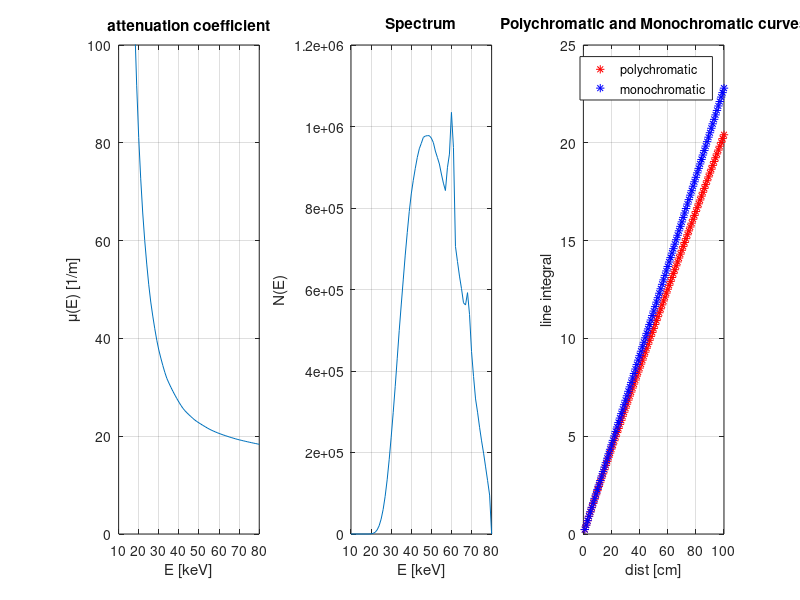

Source code (MATLAB):
%=======================================================================
% Compute polychromatic and monocromatic curves for water beamhardening.
% (Based on a program by Arif Muhammad.)
% Maria 2012-02-14
% Updated by Maria 2013-10-25 (larger WBHC tables)
% Updated by Maria 2014-07-22 (drasim spectra)
%=======================================================================

% Read spectra
%-------------
load spectra_slice113B.mat
spect = zeros(76,2);
spect(:,1) = currSpectLow(1:76,1);
spect(:,2) = currSpectLow(1:76,2);

% Read water attenuation data
%----------------------------
Wdens = 1; % water density
load water.mat

% Save to matrix
%---------------
F = zeros(80,3);
F(:,1) = 1:80;
k = 1;
pos = 1;
while abs(spect(pos,1)- k) > 0.1
  k = k + 1;
end
while (k < 81)
  F(k,2) = spect(pos,2);
  k = k + 1;
  pos = pos + 1;
end 
k = 1;
pos = 1;
while (k < 81)
  while abs(1000 * f(pos,1)- k) > 0.1
    pos = pos + 1;
  end
  F(k,3) = Wdens * (f(pos,2) + f(pos,3) + f(pos,4));
  k = k + 1;
end 

% Plot spectrum and water attenuation
%------------------------------------
figure(2)
subplot(1,3,1), plot(F(:,1),100*Wdens*F(:,3)) 
title('attenuation coefficient')
xlabel('E [keV]'); ylabel('\mu(E) [1/m]');
axis([10 80 0 100])
grid
subplot(1,3,2),plot(F(:,1),F(:,2))
title('Spectrum')
xlabel('E [keV]'), ylabel('N(E)'),
xlim([10 80]), grid

% Some initializations
%---------------------
E    = F(:,1);          % spectrum energies 0-80(kev)   
N    = F(:,2);          % number of photons
mukV = F(:,3);          % attenuation coefficient, diff kV
I    = zeros(1,100);    % initialize intensity at detector
IkV  = zeros(1,79);     % initialize intensity at detector, diff KV

% Compute incoming intensity
%---------------------------
IkV = 0*IkV;
for k = 2:79
  IkV(k) = E(k) * N(E(k)) * (E(k+1) - E(k-1));
end
I0 = sum(IkV)/2;
  
% Loop over different distances (1-100cm) and 
% compute intensity at detector
%--------------------------------------------
for dist = 1:100;
  for k = 2:79;
    IkV(k) = E(k) * N(E(k)) * exp(-mukV(E(k))*dist) * (E(k+1) - E(k-1));
  end
  I(dist) = sum(IkV)/2;
end  
  
% Compute effective attenuation coefficient 
% (according to Arif o Maria)  
%------------------------------------------
mu_E = zeros(1,79);
for k = 2:79;     
  mu_E(k) = E(k) * N(E(k)) * mukV(E(k)) * (E(k+1) - E(k-1));
end
muEff = sum(mu_E)/(2*I0);
    
% Compute and plot polychromatic and monocromatic curves
%-------------------------------------------------------
distax = 1:100;
monocr = muEff * distax;
polycr = -log(I/I0);
subplot(1,3,3); plot(distax, polycr, '*r', distax, monocr, '*b');
title('Polychromatic and Monochromatic curves');
xlabel('dist [cm]');
ylabel('line integral');
legend('polychromatic','monochromatic')
grid;

save polycr80 polycr
save muEff80 muEff
